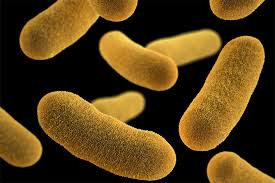
#> input picture bacteria2.jpeg, 275 x 183 px, found by its file name
$ python gammaCorrection.py   (older library calls are emulated)
#> lines starting #> are read from the running program, lines starting #| are printed output that depends on the picture
# Syntax for Correction Gamma
import cv2
import numpy as np
img = cv2.imread('bacteria2.jpeg')
#> img is the input picture: shape (183, 275, 3); mean B, G, R 23.2, 62.3, 85.9
cv2.imshow('Real Image', img)
br = len(img[:, :, 0])
#> br = 183
kl = len(img[0, :, 0])
#> kl = 275
Z = np.zeros([br, kl, 3])
c = 1
n = 1.1
for i in range(br):
    for j in range(kl):
        for k in range(3):
            Z[i, j, k] = c*np.float(img[i, j, k])**n
            if(Z[i, j, k] >= 255):
                Z[i, j, k] = 255
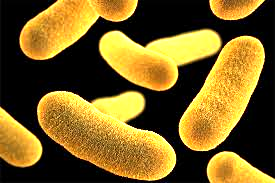
#> Z: shape (183, 275, 3) float64; mean B, G, R 34.1, 97.5, 122.2
Z = np.uint8(Z)
cv2.imshow('Image of Correction Gamma', Z)
cv2.waitKey(0)

$ run again, with bacteria1.jpeg copied over bacteria2.jpeg
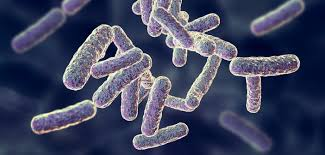
#> input picture bacteria1.jpeg, 325 x 155 px, found by its file name
#> img is the input picture: shape (155, 325, 3); mean B, G, R 95.6, 69, 63.9
#> br = 155
#> kl = 325
#> after the loop `for i in range(br):`:
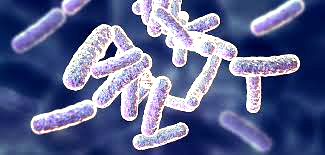
#> Z: shape (155, 325, 3) float64; mean B, G, R 143.7, 101.2, 93.1

$ run again, with leafData.jpeg copied over bacteria2.jpeg
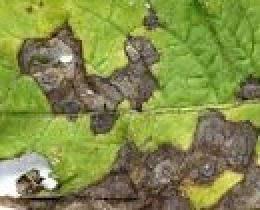
#> input picture leafData.jpeg, 130 x 105 px, found by its file name (shown 2 times larger)
#> img is the input picture: shape (105, 130, 3); mean B, G, R 73.3, 140.8, 130.8
#> br = 105
#> kl = 130
#> after the loop `for i in range(br):`:
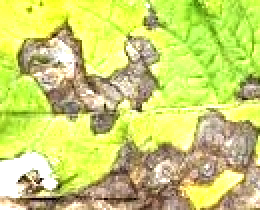
#> Z: shape (105, 130, 3) float64 (shown 2 times larger); mean B, G, R 111.2, 210.5, 203.6
